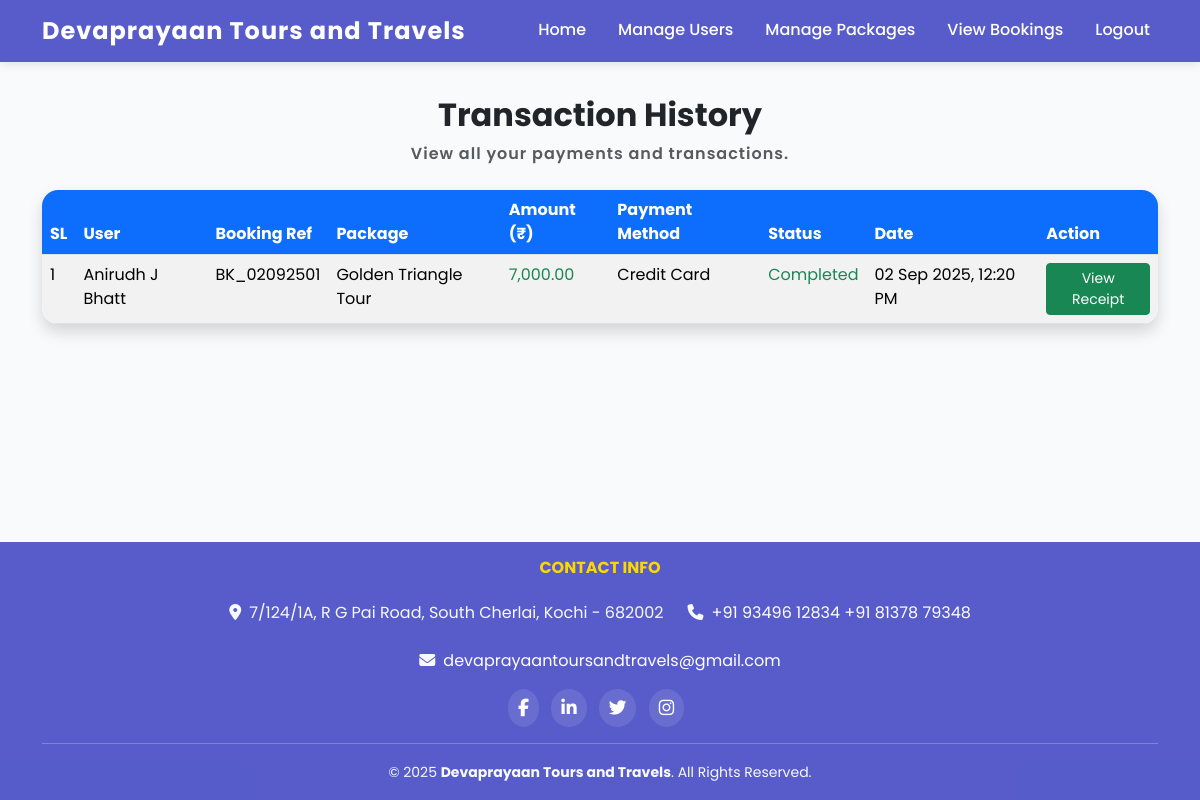
Screenshot of /Admin/transaction-history.php (signed in) with the database file from the repository.
### tables this page shows
CREATE TABLE `transactions` (
  `id` int(11) NOT NULL,
  `user_id` int(11) NOT NULL,
  `booking_ref` varchar(50) NOT NULL,
  `amount` decimal(10,2) NOT NULL,
  `payment_method` varchar(50) NOT NULL,
  `status` enum('Pending','Completed','Failed') DEFAULT 'Pending',
  `transaction_date` datetime DEFAULT current_timestamp()
);

### Admin/transaction-history.php (the view, shortened to what this page needs)
<?php
    include '../includes/db.php';
    $query = "
        SELECT t.*, b.package_id, p.title AS package_title, u.Name AS user_name
        FROM transactions t
        LEFT JOIN bookings b ON t.booking_ref = b.booking_ref
        LEFT JOIN packages p ON b.package_id = p.id
        LEFT JOIN users u ON b.user_id = u.user_id
        GROUP BY t.id
        ORDER BY t.transaction_date DESC
    ";
    $result = mysqli_query($conn, $query);
?>
<!doctype html>
<html lang="en">
<head>
</head>
<body>
<?php include '../includes/admin-header.php'; ?>
<section class="container my-5 py-5">
    <div class="text-center mb-4">
        <h2 class="fw-bold">Transaction History</h2>
        <p class="text-muted">View all your payments and transactions.</p>
    </div>
    <div class="card shadow">
        <div class="card-body p-0">
            <div class="table-responsive">
                <table class="table table-striped mb-0">
                    <thead>
                        <tr>
                            <th>SL</th>
                            <th>User</th>
                            <th>Booking Ref</th>
                            <th>Package</th>
                            <th>Amount (₹)</th>
                            <th>Payment Method</th>
                            <th>Status</th>
                            <th>Date</th>
                            <th>Action</th>
                        </tr>
                    </thead>
                    <tbody>
                        <?php
                        $i = 0;
                        while($row = mysqli_fetch_assoc($result)):
                            $i++;
                            $status_class = $row['status'] == 'Completed' ? 'text-success' : ($row['status'] == 'Pending' ? 'text-warning' : 'text-danger');
                        ?>
                        <tr>
                            <td><?php echo $i; ?></td>
                            <td><?php echo htmlspecialchars($row['user_name'] ?? 'Unknown'); ?></td>
                            <td><?php echo htmlspecialchars($row['booking_ref']); ?></td>
                            <td><?php echo htmlspecialchars($row['package_title'] ?? 'N/A'); ?></td>
                            <td class="text-success"><?php echo number_format($row['amount'], 2); ?></td>
                            <td><?php echo htmlspecialchars($row['payment_method']); ?></td>
                            <td><span class="<?php echo $status_class; ?>"><?php echo $row['status']; ?></span></td>
                            <td><?php echo date("d M Y, h:i A", strtotime($row['transaction_date'])); ?></td>
                            <td>
                                <?php if($row['status'] == 'Completed'): ?>
                                <a href="receipt.php?booking_ref=<?php echo htmlspecialchars($row['booking_ref']); ?>"
                                   class="btn btn-sm btn-success">View Receipt</a>
                                <?php else: ?>
                                <span class="text-muted">N/A</span>
                                <?php endif; ?>
                            </td>
                        </tr>
                        <?php endwhile; ?>
                    </tbody>
                </table>
            </div>
        </div>
    </div>
</section>
<?php include '../includes/footer.php'; ?>
</body>
</html>

### assets/css/style.css (style rules this page uses)
body { font-family: 'Poppins', sans-serif; background: #f8fafc; scroll-behavior: smooth; transition: background 0.4s, color 0.4s; display: flex; flex-direction: column; min-height: 100vh; }
section .card { border: none; border-radius: 1rem; box-shadow: 0 4px 24px rgba(78, 84, 200, 0.08); transition: transform 0.3s, box-shadow 0.3s; overflow: hidden; }
section .text-center p { color: #4e54c8; font-weight: 600; letter-spacing: 1px; margin-bottom: 0.2rem; }

### Admin/transaction-history.php (style rules this page uses)
body { background: #f8f9fa; }
.card { border-radius: 12px; }
.table thead th { background-color: #0d6efd; color: white; }

### rows the page displays
transactions: user_name "Anirudh J Bhatt", booking_ref "BK_02092501", package_title "Golden Triangle Tour", amount "7,000.00", payment_method "Credit Card", status "Completed", transaction_date "02 Sep 2025, 12:20 PM"
